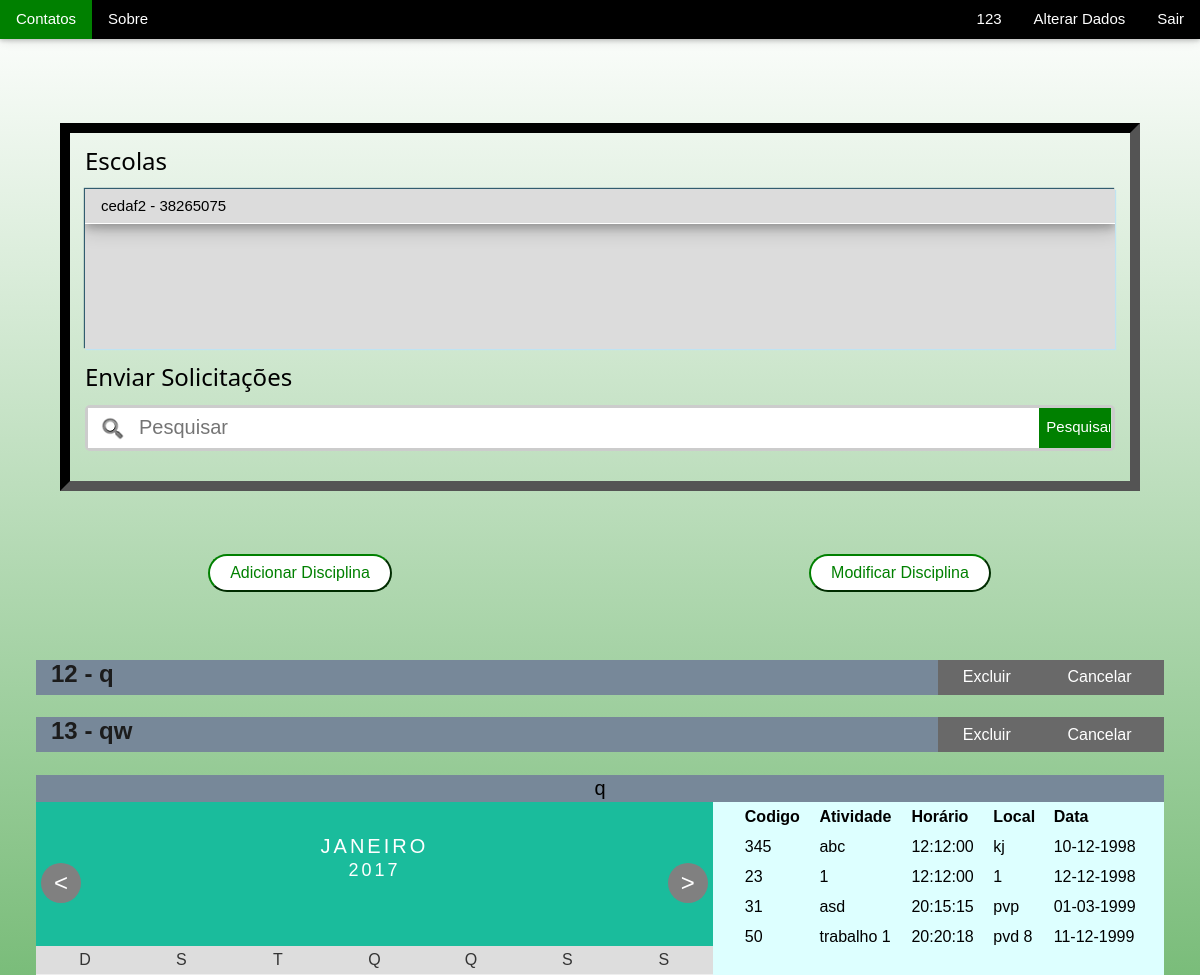
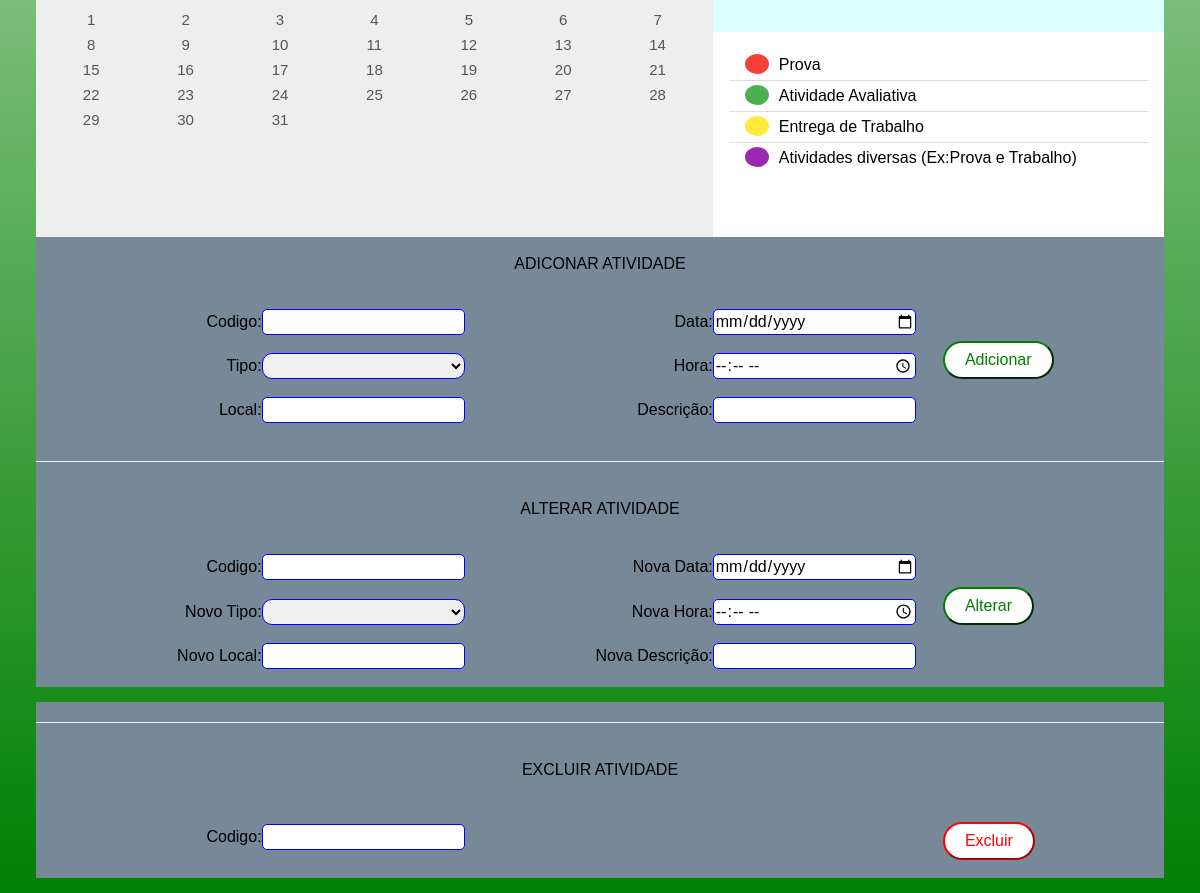
Screenshot of /DIV-TCC.php?codigoDisciplina=12 (signed in) with the database file from the repository (2 pictures, top to bottom).
### tables this page shows
CREATE TABLE IF NOT EXISTS `escola` (
  `cod` varchar(8) NOT NULL,
  `nome` varchar(30) NOT NULL,
  `cnpj` varchar(15) NOT NULL,
  `cidade` varchar(30) NOT NULL,
  `endereco` varchar(50) NOT NULL,
  `estado` varchar(2) NOT NULL,
  `email` varchar(50) NOT NULL,
  `usuario` varchar(15) NOT NULL,
  `senha` varchar(15) NOT NULL
);

CREATE TABLE IF NOT EXISTS `disciplina` (
  `cod_disc` varchar(8) NOT NULL,
  `cod_prof` int(8) NOT NULL,
  `cod_esc` varchar(8) NOT NULL,
  `nome` varchar(30) NOT NULL
);

CREATE TABLE IF NOT EXISTS `atividades` (
  `cod_ativ` varchar(8) NOT NULL,
  `cod_disc` varchar(8) NOT NULL,
  `tipo` int(1) NOT NULL,
  `local` varchar(30) NOT NULL,
  `data` date NOT NULL,
  `hora` time NOT NULL,
  `descricao` varchar(30) NOT NULL
);

### DIV-TCC.php (the view, shortened to what this page needs)
<html>
<head>
<link rel="stylesheet" href="Css/calendar2.css">
<link rel="stylesheet" href="Css/cod.css">
<link rel="stylesheet" href="Css/normalize.css">
<link rel="stylesheet" href="Css/w3.css">
</head>
<body>
<?php
$servidorBD="localhost";
$usuario="root";
$senha="";
$database="tcc";
?>
<?php
if(empty($_REQUEST['codigoDisciplina'])){}else{
	 $f = 'initial';
}
?>
<nav>
<ul class="w3-navbar w3-card-2 w3-black">
  <li><a href="#" onclick="document.getElementById('contatos').style.display='block'">Contatos</a></li>
  <li><a href="#" onclick="document.getElementById('sobre').style.display='block'">Sobre</a></li>
   <li style="float:right"><a href="#news" onclick="aparecer('sa')">Sair </a></li>
	<li style="float:right"><a href="alterar.php">Alterar Dados</a></li>
	<li style="float:right"> <a href="#"><?php echo $_SESSION['nome']; ?> </a></li>
   </ul>
</nav>
<br/>
<br/>
<section class="sol">
<h3>Escolas</h3>
<div id="solicita2">
<ul class="w3-ul w3-card-4">
<?php
  $conexao= mysqli_connect($servidorBD,$usuario,$senha,$database);
$codigoProf = $_SESSION['cod'];
$sqlEsc = "SELECT escola.nome,escola.cod FROM `professores_cadastrados` INNER join escola on escola.cod = professores_cadastrados.cod_escola ";
$sqlEsc = $sqlEsc."inner join professor on professor.cod = professores_cadastrados.cod_prof where professores_cadastrados.situacao = 1 and professor.cod=$codigoProf";
$rsEsc = mysqli_query($conexao,$sqlEsc);
while($rowEsc = mysqli_fetch_array($rsEsc)){
echo "<li class='w3-padding-14' style='border-bottom:solid white 1px;'>";
echo $rowEsc['nome']." - ".$rowEsc['cod'];
echo "</li>";
}
?>
</ul>
</div>
<h3>Enviar Solicitações</h3>
<form method="post" action="#solict">
<div class="search_bar">
<input id="pesquisa2" type="text" name="pesquisar" placeholder="Pesquisar"></input>
<input type="submit" value="Pesquisar" class="btn_search">
</div>
</form>
</section>
<br/>
<br/>
<table  border="1" cellpadding="0" width="80%" >
<tr>
<td width="50%" align="center"><a href="#adicionar"><input type="submit" class="botao" name="a" value="Adicionar Disciplina" onclick="aparecer('div2')"/></a></td>
<td width="50%" align="center"><a href="#modificar"><input type="submit" class="botao" name="b" value="Modificar Disciplina" onclick="aparecer('div3')"/></a></td>
</tr>
</table>
<br/>
<?php
$conexao= mysqli_connect($servidorBD,$usuario,$senha,$database);
$codP = $_SESSION['cod'];
$sqlDisc = "select * from disciplina where cod_prof='$codP' order by nome";
$rDisc = mysqli_query($conexao,$sqlDisc);
$numC = mysqli_num_rows($rDisc);
if($numC>0){
	while($row2 = mysqli_fetch_array($rDisc)){
	echo "<div class='form2' >";
	echo "<table border='0' cellpadding='0' width='100%' bgcolor='#778899'>";
	echo "<td  bgcolor='#778899' class='x' align='left' onclick=aparecer2('".$row2['cod_disc']."') width='80%'>";
	echo "<div style='height:35px;padding-left:15px;cursor:pointer;'>";
	echo "<b class='tam_mat'>".$row2['cod_disc']." - ".$row2['nome']."</b><br/>";
	echo "</div></td>";
	echo "<td  bgcolor='#696969' class='y2' align='center' id='".$row2['cod_disc']."' onclick=delet(this)>Excluir</td>";
	echo "<td  bgcolor='#696969' class='y' align='center' onclick=sumir('tarefa')>Cancelar</td>";
	echo "</table></div></br>";
	}
}
?>
<div class="frm" id="tarefa" style="display:<?php if(empty($f)){echo "none";}else{echo $f;}?>">
<table class="form2 " border="0" cellpadding="0" bgcolor="#778899" width="80%">
<tr><td colspan="100%" align="center" style="font-size:20px;padding:2px;"> <?php
$conexao= mysqli_connect($servidorBD,$usuario,$senha,$database);
$sqlN = "SELECT `nome` FROM `disciplina` WHERE cod_disc='".$_SESSION['disc2']."'";
$rN = mysqli_query($conexao,$sqlN);
$rowN = mysqli_fetch_array($rN);
echo $rowN['nome'];
?></td></tr>
<tr>
<td colspan="3" rowspan="5" width="60%" bgcolor="#778899" height="405px" align="center">
<div class="w3-content" style="max-width:100%;position:relative;padding-bottom:50px;background:#eee;height:410px">
<section class="mySlides">
<div class="month">
  <ul>
    <li style="text-align:center">
      Janeiro<br>
      <span style="font-size:18px">2017</span>
    </li>
  </ul>
</div>
<ul class="weekdays">
  <li>D</li>
  <li>S</li>
  <li>T</li>
  <li>Q</li>
  <li>Q</li>
  <li>S</li>
  <li>S</li>
</ul>
<ul class="days">
  <?php
for($cont2=1;$cont2<=31;$cont2++){
$x=0;
if($x==0){echo "<li><span class='hov'> ".$cont2." </span></li>";}
}
?>
</ul>
</section>
<a class="btnNP" style="position:absolute;top:15%;left:5" onclick="plusDivs(-1)"><</a>
<a class="btnNP" style="position:absolute;top:15%;right:5" onclick="plusDivs(1)">></a>
</div>
</td>
<td colspan="2" rowspan="5" width="40%" height="405px" bgcolor="white" valign="top">
<div class="w3-container w3-pale-blue  w3-responsive" style="overflow-y:scroll;height:205px;">
 <table class="w3-table " style="font-size:100%;">
<tr>
  <th>Codigo</th>
  <th>Atividade</th>
  <th>Horário</th>
  <th>Local</th>
  <th>Data</th>
</tr>
<?php
 $conexao= mysqli_connect($servidorBD,$usuario,$senha,$database);
$sql2 = "select * from atividades where cod_disc='".$_SESSION['disc2']."' order by data";
$rs2 = mysqli_query($conexao,$sql2);
if(mysqli_num_rows($rs2)>0){
	while($row2 = mysqli_fetch_array($rs2)){
	echo "<tr><td>".$row2['cod_ativ']."</td>";
	echo "<td>".$row2['descricao']."</td>";
	echo "<td>".$row2['hora']."</td>";
	echo "<td>".$row2['local']."</td>";
	echo "<td>".date("d-m-Y", strtotime($row2['data']))."</td></tr>";
	}
}else{
	echo "<tr><td colspan=5 style='font-size:25px;'><br/>Nenhuma atividade desta materia encontrada!</td></tr>";
}
	?>
</table>
</div>
<br/>
<div class="w3-container h">
    <ul class="w3-ul">
    <li class="w3-hover-red"><span class="circ w3-red"></span> Prova</li>
    <li class="w3-hover-green"><span class="circ w3-green"></span>Atividade Avaliativa</li>
    <li class="w3-hover-yellow"><span class="circ w3-yellow"></span>Entrega de Trabalho</li>
	<li class="w3-hover-purple"><span class="circ w3-purple"></span>Atividades diversas (Ex:Prova e Trabalho)</li>
      </ul>
  </div>
</td>
</div>
<div class="form">
<form method="post" name="adicionar">
<table class="form2" border="1" cellpadding="0" width="80%" bgcolor="#778899">
<tr>
<td width="20%" height="10%" colspan="5" bgcolor="#778899" align="center"><br/>ADICONAR ATIVIDADE<br/><br/><br/></td>
</tr>
<tr>
  <td width="20%" height="10%" bgcolor="#778899" align="right" >Codigo:</td>
  <td width="20%" height="10%" bgcolor="#778899" align="left"><input type="text" style="border-radius: 5px" class="tam_input2" onkeypress="return Validar(event, this, '########');" name="codatv"></td>
<td width="20%" height="10%" bgcolor="#778899" align="right" >Data:</td>
<td width="20%" height="10%" bgcolor="#778899" align="left">
<input type="date" style="border-radius: 5px" class="tam_input2"  name="data" max="2017-12-31" ></td>
<td width="20%" height="10%" bgcolor="#778899" align="right"></br></td>
</tr>
<tr>
<td width="20%" height="10%" bgcolor="#778899" align="right"></br></td>
<td width="20%" height="10%" bgcolor="#778899" align="left"></br></td>
<td width="20%" height="10%" bgcolor="#778899" align="right"></br></td>
<td width="20%" height="10%" bgcolor="#778899" align="left"></br></td>
<td width="20%" height="10%" rowspan="2" bgcolor="#778899" align="left">
<input type="submit" class="botao" name="enviar" value="Adicionar"  />
</td>
</tr>
<tr>
<td width="20%" height="10%" bgcolor="#778899" align="right">Tipo:</td>
<td width="20%" height="10%" bgcolor="#778899" align="left">
<select class="tam_input2" style="border-radius: 10px" name="atividade">
<option value="0"></option>
<option value="1">Entrega de Trabalho</option>
</td>
<td width="20%" height="10%" bgcolor="#778899" align="right" >Hora:</td>
<td width="20%" height="10%" bgcolor="#778899" align="left"><input type="time" style="border-radius: 5px" onkeypress="return Validar(event, this, '##:##')" class="tam_input2" name="hora"></td>
</tr>
<tr>
<td width="20%" height="10%" bgcolor="#778899" align="right"></br></td>
<td width="20%" height="10%" bgcolor="#778899" align="left"></br></td>
<td width="20%" height="10%" bgcolor="#778899" align="right"></br></td>
<td width="20%" height="10%" bgcolor="#778899" align="left"></br></td>
<td width="20%" height="10%" bgcolor="#778899" align="right"></br></td>
</tr>
<tr>
<td width="20%" height="10%" bgcolor="#778899" align="right">Local:</td>
<td width="20%" height="10%" bgcolor="#778899" align="left"><input class="tam_input2" style="border-radius: 5px" type="text" name="local"></td>
<td width="20%" height="10%" bgcolor="#778899" align="right" >Descrição:</td>
<td width="20%" height="10%" bgcolor="#778899" align="left"><input type="text" class="tam_input2" style="border-radius: 5px" name="descatv"></td>
<td width="20%" height="10%" bgcolor="#778899" align="right"></br></td>
</tr>
<tr>
<td width="20%" height="10%" bgcolor="#778899" align="right"></br></td>
<td width="20%" height="10%" bgcolor="#778899" align="left"></br></td>
<td width="20%" height="10%" bgcolor="#778899" align="right"></br></td>
<td width="20%" height="10%" bgcolor="#778899" align="left"></br></td>
<td width="20%" height="10%" bgcolor="#778899" align="right"></br></td>
</tr>
</table>
</form>
<form method="post" name="alterar">
<table class="form2" border="1" cellpadding="0" width="80%" bgcolor="#778899">
<tr>
<td width="100%" colspan="5" bgcolor="#778899" align="center"><hr/></td></tr>
<tr>
<tr>
<td width="20%" height="10%" colspan="5" bgcolor="#778899" align="center"><br/>ALTERAR ATIVIDADE<br/><br/><br/></td></tr>
<tr>
<td width="20%" height="10%" bgcolor="#778899" align="right" >Codigo:</td>
<td width="20%" height="10%" bgcolor="#778899" align="left"><input type="text" class="tam_input2" style="border-radius: 5px" onkeypress="return Validar(event, this, '########');" name="nvcodatv"></td>
<td width="20%" height="10%" bgcolor="#778899" align="right" >Nova Data:</td>
<td width="20%" height="10%" bgcolor="#778899" align="left"><input type="date" style="border-radius: 5px" class="tam_input2"  onkeypress="return Validar(event, this, '##/##/####')" name="nvdata" max="2017-12-31" <?php echo"min='".date("Y-m-d")."'";?>></td>
<td width="20%" height="10%" bgcolor="#778899" align="right"></br></td>
</tr>
<tr>
<td width="20%" height="10%" bgcolor="#778899" align="right"></br></td>
<td width="20%" height="10%" bgcolor="#778899" align="left"></br></td>
<td width="20%" height="10%" bgcolor="#778899" align="right"></br></td>
<td width="20%" height="10%" bgcolor="#778899" align="left"></br></td>
<td width="20%" height="10%" rowspan="2" bgcolor="#778899" align="left">
<input type="submit" class="botao" name="enviar" value="Alterar"  />
</td>
</tr>
<tr>
<td width="20%" height="10%" bgcolor="#778899" align="right">Novo Tipo:</td>
<td width="20%" height="10%" bgcolor="#778899" align="left">
<select class="tam_input2" style="border-radius: 10px" name="nvatividade">
<option value="0"></option>
<option value="1">Entrega de Trabalho</option>
</td>
<td width="20%" height="10%" bgcolor="#778899" align="right" >Nova Hora:</td>
<td width="20%" height="10%" bgcolor="#778899" align="left"><input class="tam_input2" style="border-radius: 5px"  onkeypress="return Validar(event, this, '##:##')" type="time" name="nvhora"></td>
</tr>
<tr>
<td width="20%" height="10%" bgcolor="#778899" align="right"></br></td>
<td width="20%" height="10%" bgcolor="#778899" align="left"></br></td>
<td width="20%" height="10%" bgcolor="#778899" align="right"></br></td>
<td width="20%" height="10%" bgcolor="#778899" align="left"></br></td>
<td width="20%" height="10%" bgcolor="#778899" align="right"></br></td>
</tr>
<tr>
<td width="20%" height="10%" bgcolor="#778899" align="right">Novo Local:</td>
<td width="20%" height="10%" bgcolor="#778899" align="left"><input type="text" class="tam_input2" style="border-radius: 5px" name="nvlocal"></td>
<td width="20%" height="10%" bgcolor="#778899" align="right" >Nova Descrição:</td>
<td width="20%" height="10%" bgcolor="#778899" align="left"><input type="text" class="tam_input2"  style="border-radius: 5px" name="nvdescatv"></td>
<td width="20%" height="10%" bgcolor="#778899" align="right"></br></td>
</tr>
<tr>
<td width="20%" height="10%" bgcolor="#778899" align="right"></br></td>
<td width="20%" height="10%" bgcolor="#778899" align="left"></br></td>
<td width="20%" height="10%" bgcolor="#778899" align="right"></br></td>
<td width="20%" height="10%" bgcolor="#778899" align="left"></br></td>
<td width="20%" height="10%" bgcolor="#778899" align="right"></br></td>
</tr>
</table>
</form>
<form method="post" name="excluir">
<table class="form2" border="1" cellpadding="0" width="80%" bgcolor="#778899">
<tr>
<td width="100%" colspan="100%" bgcolor="#778899" align="center"><hr/></td></tr>
<tr>
<tr>
<td width="20%" height="10%" colspan="5" bgcolor="#778899" align="center"><br/>EXCLUIR ATIVIDADE<br/><br/><br/></td></tr>
<tr>
<td width="20%" height="10%" bgcolor="#778899" align="right" >Codigo:</td>
<td width="20%" height="10%" bgcolor="#778899" align="left"><input type="text" class="tam_input2" style="border-radius: 5px" onkeypress="return Validar(event, this, '########');" name="Excodatv"></td>
<td width="20%" height="10%" bgcolor="#778899" align="right" ></td>
<td width="20%" height="10%" bgcolor="#778899" align="left"></td>
<td width="20%" height="10%" bgcolor="#778899" align="left">
<input type="submit" class="botao3" name="enviar" value="Excluir"/>
</td>
</tr>
<tr>
<td width="20%" height="10%" bgcolor="#778899" align="right"></br></td>
<td width="20%" height="10%" bgcolor="#778899" align="left"></br></td>
<td width="20%" height="10%" bgcolor="#778899" align="right"></br></td>
<td width="20%" height="10%" bgcolor="#778899" align="left"></br></td>
<td width="20%" height="10%" bgcolor="#778899" align="left"></br></td>
</tr>
</table>
</form>
</div>
</body>
</html>

### rows the page displays
escola: nome "cedaf2", cod "38265075"
disciplina: cod_disc "12", nome "q"
disciplina: cod_disc "13", nome "qw"
atividades: cod_ativ "345", descricao "abc", hora "12:12:00", local "kj", data "10-12-1998"
atividades: cod_ativ "23", descricao "1", hora "12:12:00", local "1", data "12-12-1998"
atividades: cod_ativ "31", descricao "asd", hora "20:15:15", local "pvp", data "01-03-1999"
atividades: cod_ativ "50", descricao "trabalho 1", hora "20:20:18", local "pvd 8", data "11-12-1999"

### other values shown
$_SESSION['nome'] "123"
